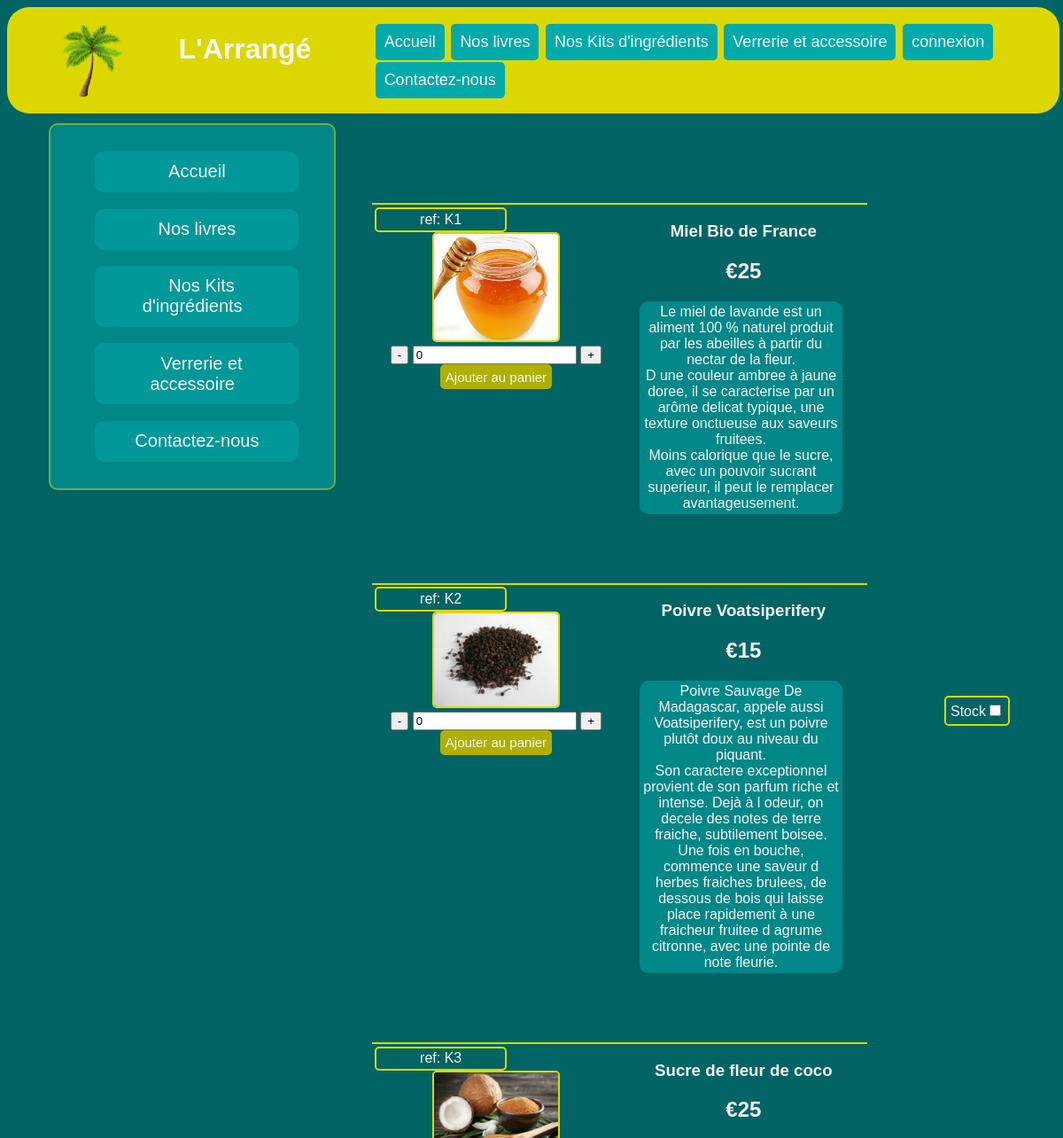
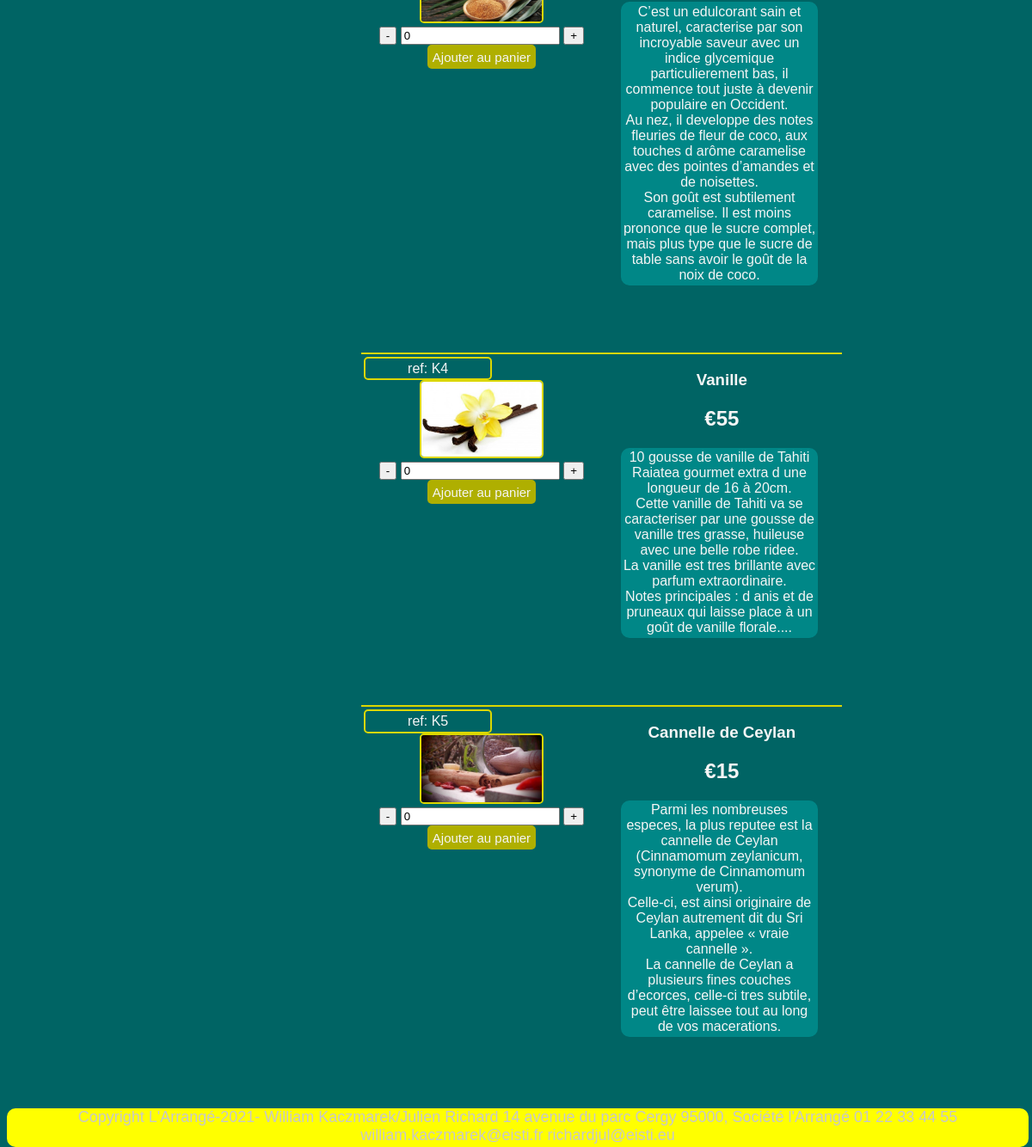
/produits.php?categorie=Kit, run on the app's committed database (2 pictures, top to bottom).
### tables this page shows
CREATE TABLE IF NOT EXISTS `produits` (
  `product_id` int(4) NOT NULL AUTO_INCREMENT,
  `product_img_rel` varchar(128) NOT NULL,
  `product_categories` varchar(32) NOT NULL,
  `product_ref` varchar(4) NOT NULL,
  `product_label` varchar(32) NOT NULL,
  `product_stock` int(4) NOT NULL,
  `product_desc` varchar(512) NOT NULL,
  `product_prix` int(4) NOT NULL,
  PRIMARY KEY (`product_id`)
);

### produits.php (the view, shortened to what this page needs)
<!DOCTYPE html>
<html lang="fr">
<head>
    <?php
        include "./php/header.php";
    ?>
</head>
<body>
    <?php
        include "./php/navbar.php";
    ?>
    <div class="contenu">
            <?php
                include "./php/menu.php";
            ?>
        <div class="margin-contenu">
            <div class="display_block">
                <div class="content">
                    <?php
                        if (isset($_GET["categorie"])) {
                            $categorie =  $_GET["categorie"];
                        }else{
                            $categorie="Livre";
                        }
                        $req = "SELECT * FROM produits WHERE product_categories = '".$categorie."'";
                        $products = $connection->query($req);
                        echo "<div class='stock-button'><label  for='mycheck' >Stock</label><input id='mycheck' type='checkbox'  onclick='masquer()'></div>";
                        while ($produit = $products->fetch_row()) {
                            echo "
                            <form action='panier.php' method='POST'>
                            <div class='product-container'>
                                <div class='product-left'>
                                    <div class='product-ref'>ref: ".$produit[3]."
                                        <div class='stock' style='display: none'>Stock : ".$produit[5]."</div>
                                    </div>
                                    <input name='ref' style='display: none' value='".$produit[3]."' />
                                    <input name='label' style='display: none' value='".$produit[4]."' />
                                    <input name='prix' style='display: none' value='".$produit[7]."' />
                                    <img class='product-img' ".$produit[1]." />
                                    <div class='button'>
                                        <div class='quantity'>
                                            <input type='button' class='moins' onclick='supp_stock(this)' value='-'>
                                            <input type='text' name='nbr_produit' id='quanti'  value='0' >
                                            <input type='button' class='plus' onclick='ajouter_stock(this)' value='+'>
                                        </div>
                                    </div>
                                    <button class='product-button' onclick=\"update_stock(this)\">Ajouter au panier</button>
                                </div>
                                <div class='product-right'>
                                    <h3>".$produit[4]."</h3>
                                    <h2>€".$produit[7]."</h2>
                                    <p class='product-desc'>".$produit[6]."</p>
                                </div>
                            </div>
                            </form>";
                        }
                    ?>
                </div>
            </div>
        </div>
    </div>
    <?php
            include "./php/footer.php";
        ?>
</body>
</html>

### css/Style.css (style rules this page uses)
body { background-color: rgb(0, 100, 100); height: 100%; }
.contenu { position: relative; display: flex; flex-wrap: wrap; font-family: helvetica; padding-top: 5%; padding-left: 4%; padding-right: 4%; color: whitesmoke; margin-bottom: 50px; }
.margin-contenu { margin-top: 5%; margin-left: 5%; }
.stock-button { border: 2px solid rgb(220, 215, 0); border-radius: 5px; padding: 5px; position: fixed; top: 30%; right: 5%; }
.product-container { text-align: center; width: 60%; margin-left: 30%; margin-bottom: 2%; }
.product-left { width: 45%; float: left; border: 2px solid rgb(220, 215, 0); border-right: none; border-left: none; border-bottom: none; }
.product-right { width: 45%; float: left; border: 2px solid rgb(220, 215, 0); border-right: none; border-left: none; border-bottom: none; margin-bottom: 10%; }
.product-ref { border: 2px solid rgb(220, 215, 0); border-radius: 5px; margin-top: 1%; margin-left: 1%; width: 50%; padding: 1%; }
.product-img { border: 2px solid rgb(220, 215, 0); border-radius: 5px; width: 50%; }
.product-button { background-color: rgb(175, 175, 0); border:none; padding: 2%; border-radius: 5px; font-size: 15px; color:whitesmoke; }
.product-desc { background-color:rgba(0, 170, 170, 0.500); text-align: center; border-radius: 10px; padding: 1%; width: 80%; margin-left: 8%; }
::placeholder { color: rgb(175, 175, 0); }
#quanti { pointer-events: none; }

### data on the page
produits: product_ref "K1", shows a picture, product_label "Miel Bio de France", product_prix "25", product_desc "Le miel de lavande est un aliment 100 % naturel produit par les abeilles à partir du nectar de la fleur. D une couleur ambree à jaune doree, il se caracterise par un arôme delicat typique, une texture onctueuse aux saveurs fruitees. Moins calorique que le sucre, avec un pouvoir sucrant superieur, il peut le remplacer avantageusement."
produits: product_ref "K2", shows a picture, product_label "Poivre Voatsiperifery", product_prix "15", product_desc "Poivre Sauvage De Madagascar, appele aussi Voatsiperifery, est un poivre plutôt doux au niveau du piquant. Son caractere exceptionnel provient de son parfum riche et intense. Dejà à l odeur, on decele des notes de terre fraiche, subtilement boisee. Une fois en bouche, commence une saveur d herbes fraiches brulees, de dessous de bois qui laisse place rapidement à une fraicheur fruitee d agrume citronne, avec une pointe de note fleurie."
produits: product_ref "K3", shows a picture, product_label "Sucre de fleur de coco", product_prix "25", product_desc "C’est un edulcorant sain et naturel, caracterise par son incroyable saveur avec un indice glycemique particulierement bas, il commence tout juste à devenir populaire en Occident. Au nez, il developpe des notes fleuries de fleur de coco, aux touches d arôme caramelise avec des pointes d’amandes et de noisettes. Son goût est subtilement caramelise. Il est moins prononce que le sucre complet, mais plus type que le sucre de table sans avoir le goût de la noix de coco."
produits: product_ref "K4", shows a picture, product_label "Vanille", product_prix "55", product_desc "10 gousse de vanille de Tahiti Raiatea gourmet extra d une longueur de 16 à 20cm. Cette vanille de Tahiti va se caracteriser par une gousse de vanille tres grasse, huileuse avec une belle robe ridee. La vanille est tres brillante avec parfum extraordinaire. Notes principales : d anis et de pruneaux qui laisse place à un goût de vanille florale...."
produits: product_ref "K5", shows a picture, product_label "Cannelle de Ceylan", product_prix "15", product_desc "Parmi les nombreuses especes, la plus reputee est la cannelle de Ceylan (Cinnamomum zeylanicum, synonyme de Cinnamomum verum). Celle-ci, est ainsi originaire de Ceylan autrement dit du Sri Lanka, appelee « vraie cannelle ». La cannelle de Ceylan a plusieurs fines couches d’ecorces, celle-ci tres subtile, peut être laissee tout au long de vos macerations."
